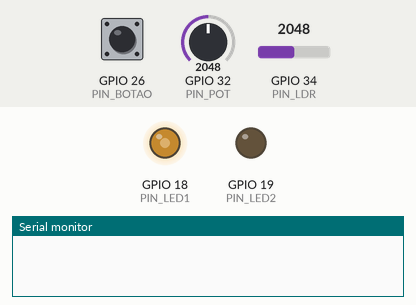
A sketch run on a simulated ESP32. Shown: output pins drawn as LEDs (lit = HIGH), the last lines printed to the serial monitor. Dashed ring = blinking. The inputs (shaded band) are chosen by the test bench; at power-on: GPIO 32 (PIN_POT) = 2048, GPIO 26 (PIN_BOTAO) HIGH, GPIO 34 (PIN_LDR) = 2048.

Above: at 1.2 s.
1.3 s: GPIO 32 (PIN_POT) set to 491
At 1.41 s:
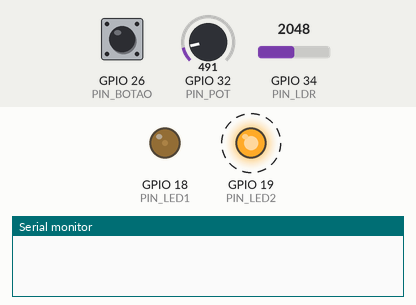
4.3 s: GPIO 32 (PIN_POT) set to 0
At 4.46 s:
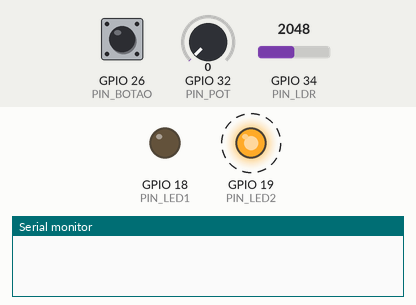
7.3 s: GPIO 32 (PIN_POT) set to 2866
At 9.2 s:
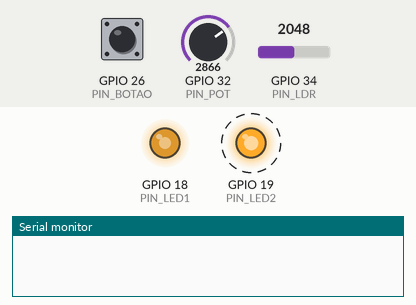
10.3 s: GPIO 32 (PIN_POT) set to 3603
At 11.7 s:
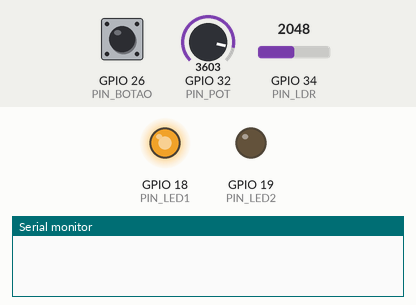
13.3 s: GPIO 26 (PIN_BOTAO) pulled LOW for 0.15 s
At 13.8 s:
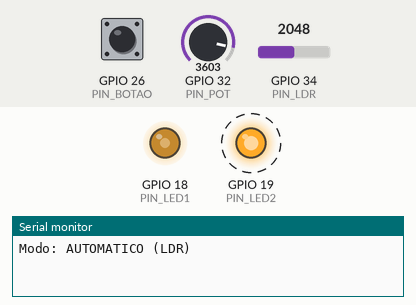
16.3 s: GPIO 26 (PIN_BOTAO) pulled LOW for 1 s
At 18.0 s:
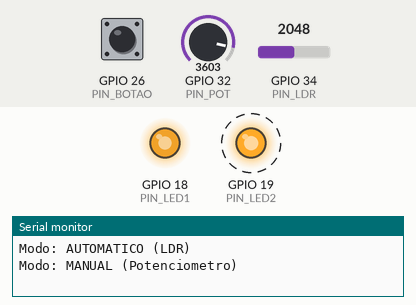
Timing chart, 0 to 20.3 s (numbered marks = the images above; inputs shaded):
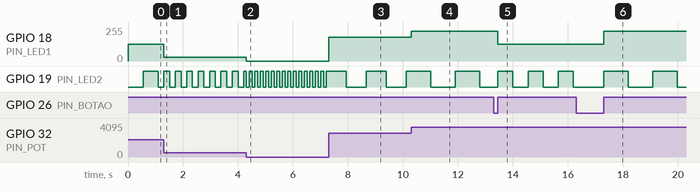

Measured:
- after the input at 1.3 s, GPIO 18 (PIN_LED1): 127/255 → 30/255 at once; GPIO 19 (PIN_LED2): alternates HIGH for 0.21 s and LOW for 0.21 s, starting at once
- after the input at 4.3 s, GPIO 18 (PIN_LED1): 30/255 → 0/255 at once; GPIO 19 (PIN_LED2): alternates HIGH for 0.10 s and LOW for 0.10 s, starting at once
- after the input at 7.3 s, GPIO 18 (PIN_LED1): 0/255 → 178/255 at once; GPIO 19 (PIN_LED2): alternates HIGH for 0.73 s and LOW for 0.73 s, starting after 0.64 s
- after the input at 10.3 s, GPIO 18 (PIN_LED1): 178/255 → 224/255 at once
- after the input at 13.3 s, GPIO 18 (PIN_LED1): 224/255 → 127/255 after 0.15 s
- after the input at 16.3 s, GPIO 18 (PIN_LED1): 127/255 → 224/255 after 1.0 s; GPIO 19 (PIN_LED2): alternates HIGH for 0.89 s and LOW for 0.89 s, starting after 1.0 s

The sketch:

codigoAula06.ino
```cpp
const int PIN_POT = 32;
const int PIN_LDR = 34;
const int PIN_BOTAO = 26;
const int PIN_LED1 = 18;
const int PIN_LED2 = 19;

const int ADC_MAX = 4095;

bool modoAuto = false;
bool estadoBotaoAnterior = HIGH;

unsigned long ultimoTempoDebounce = 0;
const unsigned long tempoDebounce = 50;

unsigned long tempoAnteriorPisca = 0;
bool estadoLed2 = LOW;

void setup() {
  Serial.begin(115200);

  pinMode(PIN_POT, INPUT);
  pinMode(PIN_LDR, INPUT);

  pinMode(PIN_BOTAO, INPUT_PULLUP);

  pinMode(PIN_LED1, OUTPUT);
  pinMode(PIN_LED2, OUTPUT);
}

void loop() {
  unsigned long tempoAtual = millis();

  bool leituraBotao = digitalRead(PIN_BOTAO);

  if (leituraBotao != estadoBotaoAnterior) {
    ultimoTempoDebounce = tempoAtual;
  }

  if ((tempoAtual - ultimoTempoDebounce) > tempoDebounce) {
    if (leituraBotao == LOW) {
      modoAuto = !modoAuto;

      if(modoAuto) {
        Serial.println("Modo: AUTOMATICO (LDR)");
      } else {
        Serial.println("Modo: MANUAL (Potenciometro)");
      }

      while(digitalRead(PIN_BOTAO) == LOW) { delay(10); }
    }
  }
  estadoBotaoAnterior = leituraBotao;

  int valorADC = 0;
  if (modoAuto) {
    valorADC = analogRead(PIN_LDR);
  } else {
    valorADC = analogRead(PIN_POT);
  }

  int valorPWM = map(valorADC, 0, ADC_MAX, 0, 255);

  int intervaloPisca = map(valorADC, 0, ADC_MAX, 100, 1000);

  analogWrite(PIN_LED1, valorPWM);

  if (tempoAtual - tempoAnteriorPisca >= intervaloPisca) {
    tempoAnteriorPisca = tempoAtual;
    estadoLed2 = !estadoLed2;
    digitalWrite(PIN_LED2, estadoLed2);
  }
}
```
